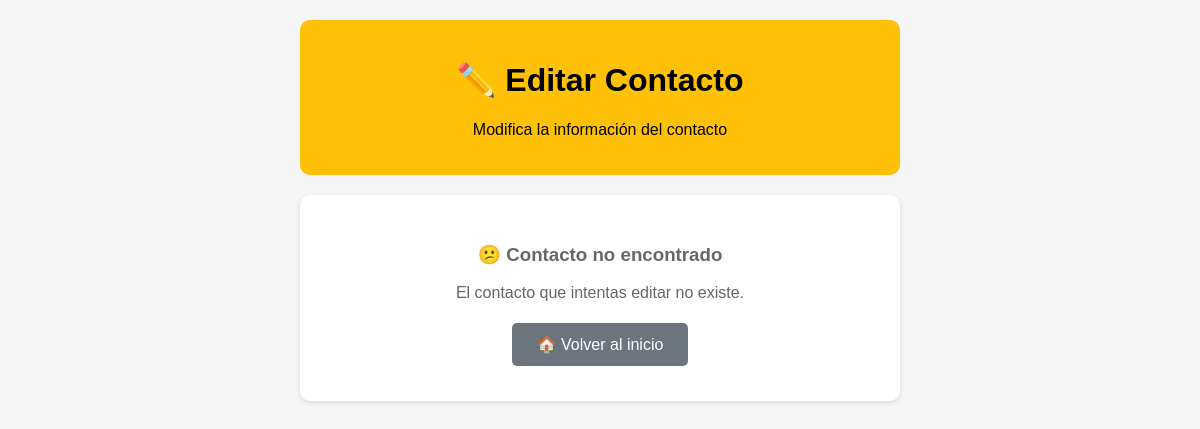
The app's page /editar/2, older data.
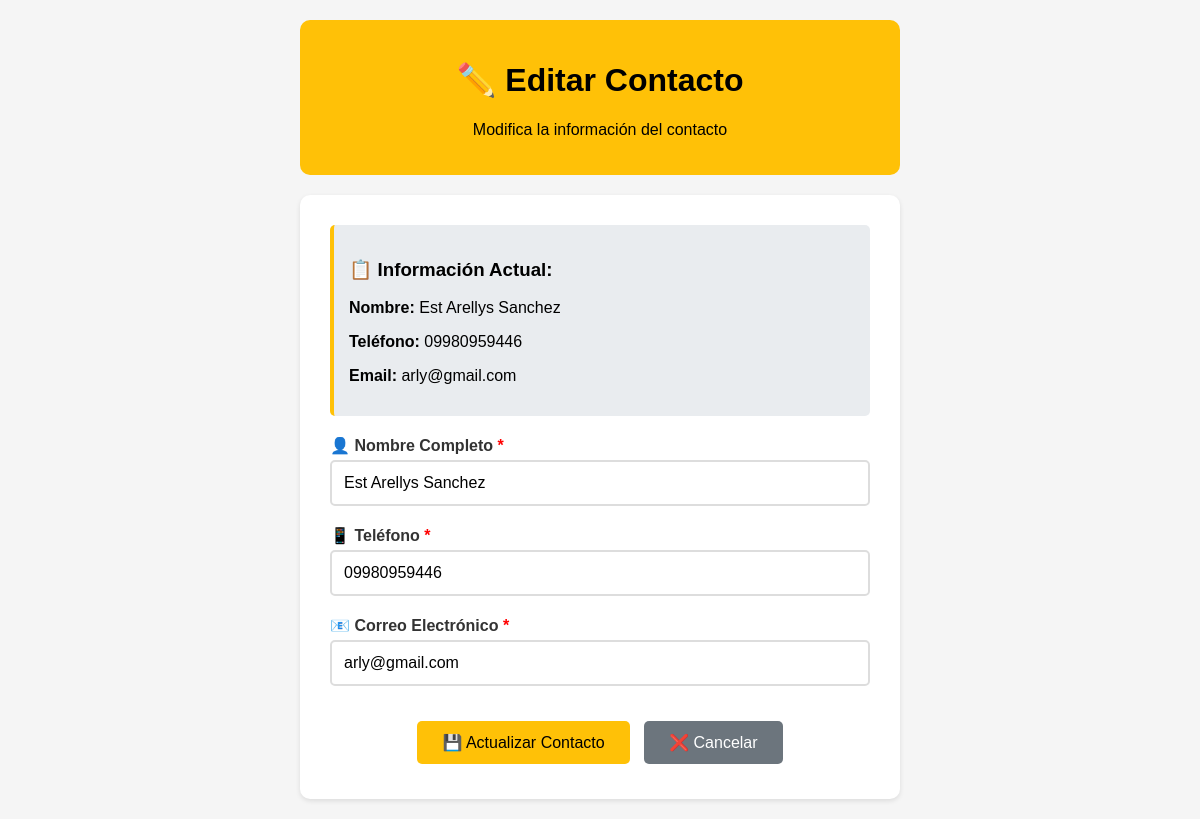
The same page, newer data.
### tables this page shows
CREATE TABLE contactos (
            id INTEGER PRIMARY KEY AUTOINCREMENT,
            nombre TEXT NOT NULL,
            telefono TEXT NOT NULL,
            email TEXT NOT NULL,
            fecha_creacion TIMESTAMP DEFAULT CURRENT_TIMESTAMP
        );

### app.py (the view, shortened to what this page needs)
@app.route('/editar/<int:id>', methods=['GET', 'POST'])
def editar_contacto(id):
    conn = get_db_connection()
    cursor = conn.cursor()
    if DATABASE_URL:
        cursor.execute('SELECT * FROM contactos WHERE id = %s', (id,))
    else:
        cursor.execute('SELECT * FROM contactos WHERE id = ?', (id,))
    contacto = cursor.fetchone()
    conn.close()
    return render_template('editar.html', contacto=contacto)

### app.py (called while the page is built)
def get_db_connection():
    if DATABASE_URL:
        conn = psycopg2.connect(DATABASE_URL, cursor_factory=RealDictCursor)
        return conn
    else:
        conn = sqlite3.connect('contactos.db')
        conn.row_factory = sqlite3.Row
        return conn

### templates/editar.html (shortened to what this page needs)
<!DOCTYPE html>
<html lang="es">
<head>
</head>
<body>
    <div class="header">
        <h1>✏️ Editar Contacto</h1>
        <p>Modifica la información del contacto</p>
    </div>
    <div class="form-container">
        {% if contacto %}
            <div class="current-info">
                <h3>📋 Información Actual:</h3>
                <p><strong>Nombre:</strong> {{ contacto.nombre }}</p>
                <p><strong>Teléfono:</strong> {{ contacto.telefono }}</p>
                <p><strong>Email:</strong> {{ contacto.email }}</p>
            </div>
            <form method="POST">
                <div class="form-group">
                    <label for="nombre">👤 Nombre Completo <span class="required">*</span></label>
                    <input type="text" id="nombre" name="nombre" required
                           value="{{ contacto.nombre }}" placeholder="Ej: Juan Pérez" maxlength="100">
                </div>
                <div class="form-group">
                    <label for="telefono">📱 Teléfono <span class="required">*</span></label>
                    <input type="tel" id="telefono" name="telefono" required
                           value="{{ contacto.telefono }}" placeholder="Ej: +593 99 123 4567" maxlength="20">
                </div>
                <div class="form-group">
                    <label for="email">📧 Correo Electrónico <span class="required">*</span></label>
                    <input type="email" id="email" name="email" required
                           value="{{ contacto.email }}" placeholder="Ej: juan@ejemplo.com" maxlength="100">
                </div>
                <div class="form-actions">
                    <button type="submit" class="btn btn-warning">💾 Actualizar Contacto</button>
                    <a href="{{ url_for('index') }}" class="btn btn-secondary">❌ Cancelar</a>
                </div>
            </form>
        {% else %}
            <div style="text-align: center; color: #666;">
                <h3>😕 Contacto no encontrado</h3>
                <p>El contacto que intentas editar no existe.</p>
                <a href="{{ url_for('index') }}" class="btn btn-secondary">🏠 Volver al inicio</a>
            </div>
        {% endif %}
    </div>
</body>
</html>

Row changes from the older to the newer data that the page shows:
added contactos: nombre "Est Arellys Sanchez", telefono "09980959446", email "arly@gmail.com"
Text that changed along with them:
text no longer shown: "😕 Contacto no encontrado El contacto que intentas editar no existe. 🏠 Volver al inicio"
text now shown: "📋 Información Actual: Nombre: Teléfono: Email: 👤 Nombre Completo * 📱 Teléfono * 📧 Correo Electrónico * 💾 Actualizar Contacto ❌ Cancelar"
